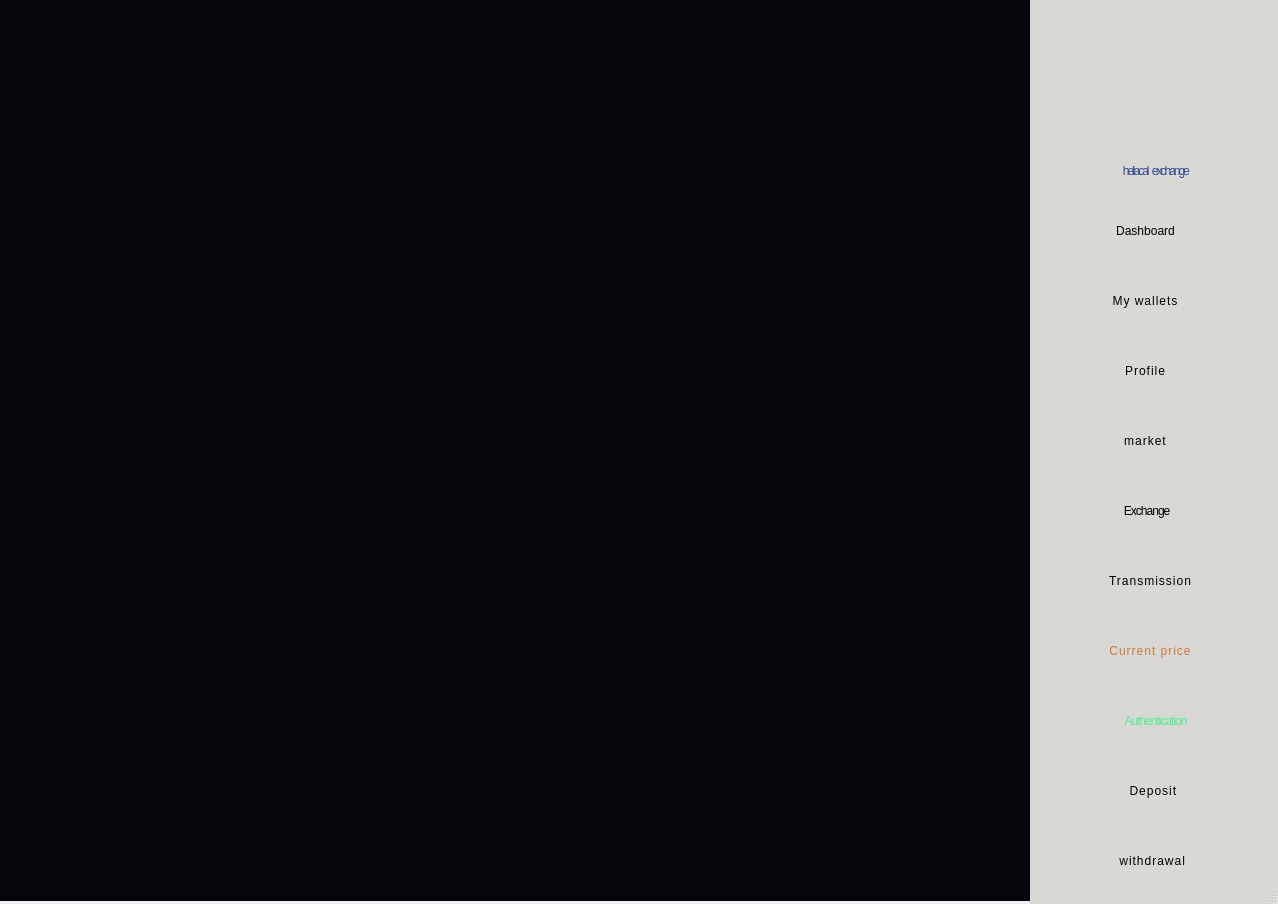
<?xml version="1.0" encoding="UTF-8"?>
<ui version="4.0">
 <class>MainWindow</class>
 <widget class="QMainWindow" name="MainWindow">
  <property name="geometry">
   <rect>
    <x>0</x>
    <y>0</y>
    <width>1278</width>
    <height>904</height>
   </rect>
  </property>
  <property name="minimumSize">
   <size>
    <width>1278</width>
    <height>904</height>
   </size>
  </property>
  <property name="maximumSize">
   <size>
    <width>1278</width>
    <height>904</height>
   </size>
  </property>
  <property name="windowTitle">
   <string>HELIACAL EXCHANGE</string>
  </property>
  <widget class="QWidget" name="centralwidget">
   <property name="minimumSize">
    <size>
     <width>1278</width>
     <height>904</height>
    </size>
   </property>
   <property name="maximumSize">
    <size>
     <width>1278</width>
     <height>904</height>
    </size>
   </property>
   <widget class="QWidget" name="widget" native="true">
    <property name="geometry">
     <rect>
      <x>0</x>
      <y>0</y>
      <width>1031</width>
      <height>901</height>
     </rect>
    </property>
    <property name="styleSheet">
     <string notr="true">background-color: #040609;</string>
    </property>
   </widget>
   <widget class="QWidget" name="widget_2" native="true">
    <property name="geometry">
     <rect>
      <x>1030</x>
      <y>0</y>
      <width>251</width>
      <height>904</height>
     </rect>
    </property>
    <property name="styleSheet">
     <string notr="true">background-color:#d9d8d4  ;</string>
    </property>
    <widget class="QPushButton" name="Mywallets_btn">
     <property name="geometry">
      <rect>
       <x>30</x>
       <y>280</y>
       <width>171</width>
       <height>41</height>
      </rect>
     </property>
     <property name="cursor">
      <cursorShape>PointingHandCursor</cursorShape>
     </property>
     <property name="styleSheet">
      <string notr="true">border:none;
color: rgb(0, 0, 0);
font: 28pt &quot;Bangers&quot;;
letter-spacing: 1px;</string>
     </property>
     <property name="text">
      <string>My wallets</string>
     </property>
    </widget>
    <widget class="QPushButton" name="Transmission_btn">
     <property name="geometry">
      <rect>
       <x>10</x>
       <y>560</y>
       <width>221</width>
       <height>41</height>
      </rect>
     </property>
     <property name="cursor">
      <cursorShape>PointingHandCursor</cursorShape>
     </property>
     <property name="styleSheet">
      <string notr="true">border:none;
color: rgb(0, 0, 0);
font: 28pt &quot;Bangers&quot;;
letter-spacing: 1px;</string>
     </property>
     <property name="text">
      <string>Transmission</string>
     </property>
    </widget>
    <widget class="QLabel" name="app_logo">
     <property name="enabled">
      <bool>true</bool>
     </property>
     <property name="geometry">
      <rect>
       <x>0</x>
       <y>0</y>
       <width>251</width>
       <height>151</height>
      </rect>
     </property>
     <property name="text">
      <string/>
     </property>
     <property name="pixmap">
      <pixmap>E:/Downloads/logo for a currency exchange named heliacal (1).png</pixmap>
     </property>
     <property name="scaledContents">
      <bool>true</bool>
     </property>
     <property name="indent">
      <number>-6</number>
     </property>
    </widget>
    <widget class="QPushButton" name="Dashboard_btn">
     <property name="geometry">
      <rect>
       <x>20</x>
       <y>210</y>
       <width>191</width>
       <height>41</height>
      </rect>
     </property>
     <property name="cursor">
      <cursorShape>PointingHandCursor</cursorShape>
     </property>
     <property name="styleSheet">
      <string notr="true">border:none;
font: 28pt &quot;Bangers&quot;;
color: rgb(0, 0, 0);

</string>
     </property>
     <property name="text">
      <string>Dashboard</string>
     </property>
    </widget>
    <widget class="QPushButton" name="Authentication_btn">
     <property name="geometry">
      <rect>
       <x>10</x>
       <y>700</y>
       <width>231</width>
       <height>41</height>
      </rect>
     </property>
     <property name="cursor">
      <cursorShape>PointingHandCursor</cursorShape>
     </property>
     <property name="styleSheet">
      <string notr="true">border:none;
color: #4fee93;
font: 28pt &quot;Bangers&quot;;
letter-spacing: -1px;</string>
     </property>
     <property name="text">
      <string>Authentication</string>
     </property>
    </widget>
    <widget class="QLabel" name="app_name">
     <property name="enabled">
      <bool>false</bool>
     </property>
     <property name="geometry">
      <rect>
       <x>0</x>
       <y>150</y>
       <width>251</width>
       <height>41</height>
      </rect>
     </property>
     <property name="styleSheet">
      <string notr="true">           border: none;  
color: #344b90;
background-color: #d9d8d4;
font: 22pt &quot;Rubik Wet Paint&quot;;
letter-spacing: -2px;
word-spacing: 3px;
</string>
     </property>
     <property name="text">
      <string>heliacal exchange</string>
     </property>
     <property name="alignment">
      <set>Qt::AlignmentFlag::AlignCenter</set>
     </property>
    </widget>
    <widget class="QPushButton" name="Profile_btn">
     <property name="geometry">
      <rect>
       <x>10</x>
       <y>350</y>
       <width>211</width>
       <height>41</height>
      </rect>
     </property>
     <property name="cursor">
      <cursorShape>PointingHandCursor</cursorShape>
     </property>
     <property name="styleSheet">
      <string notr="true">border:none;
color: rgb(0, 0, 0);
font: 28pt &quot;Bangers&quot;;
letter-spacing: 1px;</string>
     </property>
     <property name="text">
      <string>Profile</string>
     </property>
    </widget>
    <widget class="QPushButton" name="currentprice_btn">
     <property name="geometry">
      <rect>
       <x>10</x>
       <y>630</y>
       <width>221</width>
       <height>41</height>
      </rect>
     </property>
     <property name="cursor">
      <cursorShape>PointingHandCursor</cursorShape>
     </property>
     <property name="styleSheet">
      <string notr="true">font: 28pt &quot;Bangers&quot;;
letter-spacing: 1px;
border:none;
color: #c97940;

</string>
     </property>
     <property name="text">
      <string>Current price</string>
     </property>
    </widget>
    <widget class="QPushButton" name="deposit_btn">
     <property name="geometry">
      <rect>
       <x>40</x>
       <y>770</y>
       <width>171</width>
       <height>41</height>
      </rect>
     </property>
     <property name="cursor">
      <cursorShape>PointingHandCursor</cursorShape>
     </property>
     <property name="styleSheet">
      <string notr="true">border:none;
color: rgb(0, 0, 0);
font: 28pt &quot;Bangers&quot;;
letter-spacing: 1px;</string>
     </property>
     <property name="text">
      <string>Deposit </string>
     </property>
    </widget>
    <widget class="QPushButton" name="market_btn">
     <property name="geometry">
      <rect>
       <x>30</x>
       <y>420</y>
       <width>171</width>
       <height>41</height>
      </rect>
     </property>
     <property name="cursor">
      <cursorShape>PointingHandCursor</cursorShape>
     </property>
     <property name="styleSheet">
      <string notr="true">border:none;
color: rgb(0, 0, 0);
font: 28pt &quot;Bangers&quot;;
letter-spacing: 1px;</string>
     </property>
     <property name="text">
      <string>market</string>
     </property>
    </widget>
    <widget class="QPushButton" name="withdrawal_btn">
     <property name="geometry">
      <rect>
       <x>20</x>
       <y>840</y>
       <width>201</width>
       <height>41</height>
      </rect>
     </property>
     <property name="cursor">
      <cursorShape>PointingHandCursor</cursorShape>
     </property>
     <property name="styleSheet">
      <string notr="true">border:none;
color: rgb(0, 0, 0);
font: 28pt &quot;Bangers&quot;;
letter-spacing: 1px;</string>
     </property>
     <property name="text">
      <string> withdrawal</string>
     </property>
    </widget>
    <widget class="QPushButton" name="easyexchange_btn">
     <property name="geometry">
      <rect>
       <x>40</x>
       <y>490</y>
       <width>151</width>
       <height>41</height>
      </rect>
     </property>
     <property name="cursor">
      <cursorShape>PointingHandCursor</cursorShape>
     </property>
     <property name="styleSheet">
      <string notr="true">border:none;
color: rgb(0, 0, 0);
font: 28pt &quot;Bangers&quot;;
letter-spacing: -1px;</string>
     </property>
     <property name="text">
      <string> Exchange</string>
     </property>
    </widget>
   </widget>
  </widget>
  <widget class="QStatusBar" name="statusbar"/>
 </widget>
 <resources/>
 <connections/>
</ui>
